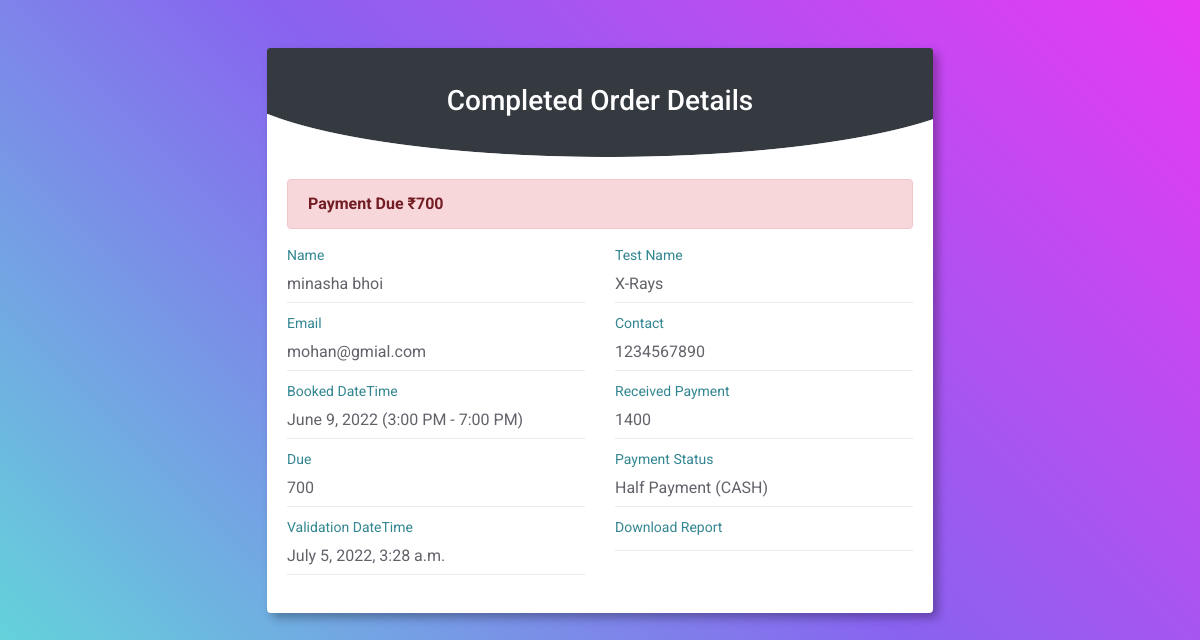
Page /single-report-details/96/ on the committed database.
### report_processing/models.py (models this page shows)
class PaymentValidation(models.Model):
    approved_order = models.ForeignKey(TestOrder, on_delete=models.SET_NULL, null=True, blank=True)
    upload_report = models.FileField(upload_to='reports_PDF', null=True, blank=True)
    send_message = models.CharField(max_length=250, null=True, blank=True)
    datetime = models.DateTimeField(auto_now_add=True)
    class Meta:
        ordering = ['-id']

### tests/models.py (models this page shows, shortened)
class TestOrder(models.Model):
    PAYMENT_TYPE = (
        ('Full Payment', 'Full Payment'),
        ('Half Payment', 'Half Payment'),
    )
    PAYMENT_METHOD = (
        ('CASH', 'Cash'),
        ('CREDIT CARD', 'Credit Card'),
        ('ON SPOT', 'On Spot'),
    )
    TIME_SLOT = (
        ('10:00 AM - 2:00 PM', '10:00 AM - 2:00 PM'),
        ('3:00 PM - 7:00 PM', '3:00 PM - 7:00 PM'),
        ('8:00 PM - 10:00 PM', '8:00 PM - 10:00 PM'),
    )
    client_info = models.ForeignKey(Profile, on_delete=models.SET_NULL, null=True, related_name='test_user_order')
    contact_no = models.CharField(max_length=20, blank=False, null=True)
    email = models.EmailField(blank=True, null=True)
    address = models.CharField(max_length=150, blank=True, null=True)
    test_info = models.ForeignKey(Test, on_delete=models.SET_NULL, null=True, related_name='test_order')
    payment_type = models.CharField(max_length=20, choices=PAYMENT_TYPE, default='Full Payment', blank=True, null=True)
    payment_method = models.CharField(max_length=20, choices=PAYMENT_METHOD, blank=True, null=True)
    booked_time_slot = models.CharField(max_length=20, choices=TIME_SLOT, blank=True, null=True)
    booked_date = models.DateField(blank=True, null=True)
    order_created_at = models.TimeField(auto_now=True)
    staff_check = models.BooleanField(default=False)
    admin_approve = models.BooleanField(default=False)
    order_confirmed = models.BooleanField(default=False)
    accepted = models.BooleanField(default=False)
    validation = models.BooleanField(default=False)
    came_for_test = models.BooleanField(default=False)
    class Meta:
        ordering = ['-id']
        verbose_name_plural = 'Test Orders'

class Test(models.Model):
    ACTIVE_STATUS = (
        ('Available', 'AVAILABLE'),
        ('Closed', 'CLOSED'),
    )
    test_name = models.CharField(max_length=250, blank=False)
    image = models.ImageField(default='default_test.jpg', upload_to='test_pics')
    category = models.ForeignKey(TestCategory, on_delete=models.CASCADE, related_name='test_category')
    center = models.ForeignKey(DiagnosticCenter, on_delete=models.CASCADE, related_name='test_center')
    discount = models.PositiveIntegerField(null=True, blank=True)
    price = models.PositiveIntegerField(null=True, blank=True)
    active_status = models.CharField(max_length=20, choices=ACTIVE_STATUS, default='AVAILABLE')
    class Meta:
        ordering = ['-id']
        verbose_name_plural = 'Tests'

### custom_users/models.py (models this page shows, shortened)
class Profile(models.Model):
    user = models.OneToOneField(User, on_delete=models.CASCADE, related_name='customer_profile')
    profile_name = models.CharField(max_length=250)
    image = models.ImageField(default='default.jpg', upload_to='profile_pics')
    contact_no = models.CharField(max_length=20, blank=True, null=True)
    address = models.CharField(max_length=150, blank=True, null=True)
    admin = models.BooleanField(default=False)
    staff = models.BooleanField(default=False)
    class Meta:
        verbose_name_plural = 'Customer Profiles'

### report_processing/views.py (the view)
# urls.py: path('single-report-details/<int:id>/', single_report_details, name='single-report-details'),
def single_report_details(request, id=None):
    report_details = PaymentValidation.objects.get(id=id)
    total_price = int(report_details.approved_order.test_info.price - report_details.approved_order.test_info.discount)
    due_price = int(
        (report_details.approved_order.test_info.price - report_details.approved_order.test_info.discount) / 2)
    template = 'report_processing/single_report_details.html'
    context = {
        'report_details': report_details,
        'total_price': total_price,
        'due_price': due_price,
    }
    return render(request, template, context)

### templates/report_processing/single_report_details.html (shortened to what this page needs)
{% load static %}
<!DOCTYPE html>
<html lang="en">
<head>
    <link rel="stylesheet" href="https://maxcdn.bootstrapcdn.com/bootstrap/4.0.0/css/bootstrap.min.css"
 />
    <link rel="stylesheet" type="text/css" href="{% static 'css/bootstrap.min.css' %}">
    <link rel="stylesheet" type="text/css" href="{% static 'css/fakeLoader.min.css' %}">
    <link rel="stylesheet" type="text/css" href="{% static 'css/style.css' %}">
</head>
<body class="common-bg pt-0">
    <div class="container my-5">
        <div class="single-reports card-width">
            <div class="card">
                <div class="card-header bg-dark text-white text-center
                        py-3">
                    <h3 class="mb-0">Completed Order Details</h3>
                </div>
                <div class="card-bottom-img"></div>
                <div class="card-body">
                    {% if report_details.approved_order.payment_type == 'Half Payment' %}
                    <div class="alert alert-danger">
                        <strong class="">Payment Due ₹{{ due_price }}</strong>
                    </div>
                    {% else %}
                    <div class="alert alert-success">
                        <strong>Full Payment Complete</strong>
                    </div>
                    {% endif %}
                    <div class="row">
                        <div class="col-xs-12 col-sm-6 col-md-6">
                            <div class="group text-succes">
                                <p for="">Name</p>
                                <p>
                                    {{ report_details.approved_order.client_info.user.customer_profile.profile_name }}
                                </p>
                            </div>
                        </div>
                        <div class="col-xs-12 col-sm-6 col-md-6">
                            <div class="group text-succes">
                                <p>Test Name</p>
                                <p>{{ report_details.approved_order.test_info.test_name }}</p>
                            </div>
                        </div>
                        <div class="col-xs-12 col-sm-6 col-md-6">
                            <div class="group text-succes">
                                <p>Email</p>
                                <p>{{ report_details.approved_order.client_info.user.email }}</p>
                            </div>
                        </div>
                        <div class="col-xs-12 col-sm-6 col-md-6">
                            <div class="group text-succes">
                                <p>Contact</p>
                                <p>{{ report_details.approved_order.client_info.user.customer_profile.contact_no }}
                                </p>
                            </div>
                        </div>
                        <div class="col-xs-12 col-sm-6 col-md-6">
                            <div class="group text-succes">
                                <p>Booked DateTime</p>
                                <p>
                                    {{ report_details.approved_order.booked_date }}
                                    ({{ report_details.approved_order.booked_time_slot }})
                                </p>
                            </div>
                        </div>
                        {% if report_details.approved_order.payment_type == 'Half Payment' %}
                        <div class="col-xs-12 col-sm-6 col-md-6">
                            <div class="group text-danger">
                                <p>Received Payment</p>
                                <p>{{ total_price }}</p>
                            </div>
                        </div>
                        <div class="col-xs-12 col-sm-6 col-md-6">
                            <div class="group text-danger">
                                <p>Due</p>
                                <p>{{ due_price }}</p>
                            </div>
                        </div>
                        <div class="col-xs-12 col-sm-6 col-md-6">
                            <div class="group text-danger">
                                <p>Payment Status</p>
                                <p>
                                    {{ report_details.approved_order.payment_type }}
                                    ({{ report_details.approved_order.payment_method}})
                                </p>
                            </div>
                        </div>
                        {% endif %}
                        <div class="col-xs-12 col-sm-6 col-md-6">
                            <div class="group text-succes">
                                <p>Validation DateTime</p>
                                <p>
                                    {{ report_details.datetime }}
                                </p>
                            </div>
                        </div>
                        <div class="col-xs-12 col-sm-6 col-md-6">
                            <div class="group">
                                <p class="">Download Report</p>
                                <a href="/media/reports_PDF/report_demo.pdf"
                                    class="text-danger">{{ report_details.upload_report }}</a>
                            </div>
                        </div>
                        <div class="col">
                        </div>
                    </div>
                </div>
            </div>
        </div>
    </div>
</body>
</html>

### static/css/style.css (style rules this page uses)
* { margin: 0; padding: 0; -webkit-box-sizing: border-box; box-sizing: border-box; font-family: "Roboto", sans-serif; scroll-behavior: smooth; }
a { text-decoration: none; }
.card-bottom-img { background: url(../images/round-pic.png) no-repeat; width: 100%; height: 45px; }
.common-bg { background: linear-gradient(45deg, #63d5da, #8962f0, #e839f4); width: 100%; padding-top: 6rem; position: absolute; overflow: auto; z-index: -99; }
.card, .card-header, .card-footer { border: 0; }
.card-header h3, .card-header h2 { position: relative; top: 20px; }
html, body { background: #f8f8f8; }
p { margin-bottom: 0; }
.single-reports, .card-width { width: 60%; height: 100%; margin: auto; position: relative; }
.single-reports .card, .card-width .card { border: 0; -webkit-box-shadow: 5px 5px 10px rgba(0, 0, 0, 0.3); box-shadow: 5px 5px 10px rgba(0, 0, 0, 0.3); }
.group { margin-bottom: 10px; }
.group p:first-child { font-size: 14px; color: #328691; }
.group p:last-child { color: #62626b; padding: 6px 0; border-bottom: 1px solid #eaeaea; font-size: 16px; }
.group a { font-size: 16px; color: #62626b; display: block; padding: 6px 0 !important; border-bottom: 1px solid #eaeaea; }

### rows in the picture
PaymentValidation: approved_order.client_info.user.customer_profile.profile_name "minasha bhoi", approved_order.test_info.test_name "X-Rays", approved_order.client_info.user.email "mohan@gmial.com", approved_order.client_info.user.customer_profile.contact_no "1234567890", approved_order.booked_date "June 9, 2022", approved_order.booked_time_slot "3:00 PM - 7:00 PM", approved_order.payment_type "Half Payment", approved_order.payment_method "CASH", datetime "July 5, 2022, 3:28 a.m."

### other values in the picture
{{ due_price }} "700"
{{ total_price }} "1400"
